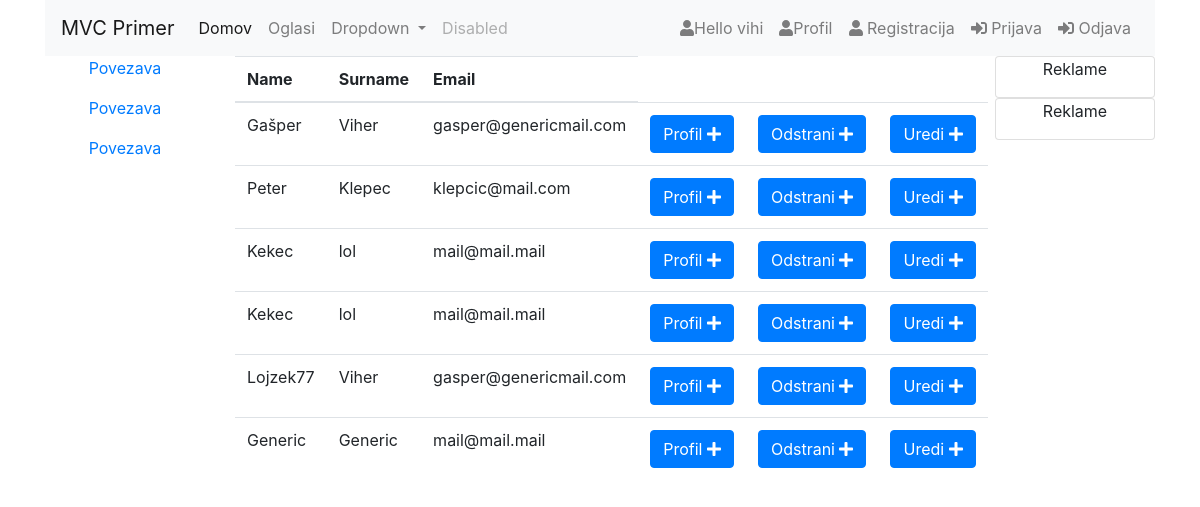
/mvc/index.php?controller=uporabniki&action=prikazivse (signed in), run on the app's committed database.
### tables this page shows
CREATE TABLE `users` (
  `id` int(11) NOT NULL,
  `username` text NOT NULL,
  `password` text NOT NULL,
  `name` text NOT NULL,
  `surname` text NOT NULL,
  `email` text NOT NULL,
  `address` text DEFAULT NULL,
  `zip` int(11) DEFAULT NULL,
  `phone` int(11) DEFAULT NULL,
  `gender` text DEFAULT NULL,
  `age` int(11) DEFAULT NULL,
  `admin` int(11) DEFAULT NULL
);

### mvc/index.php (called while the page is built, shortened)
<?php
if (isset($_GET['controller']) && isset($_GET['action'])) {
	$controller = $_GET['controller'];
	$action     = $_GET['action'];
} else {
	$controller = 'strani';
	$action     = 'domov';
}
require_once('views/layout.php');
?>

### mvc/models/uporabniki.php (called while the page is built, shortened)
<?php
    class Uporabnik{
        public function __construct($id, $username, $password, $name, $surname, $email, $address, $zip, $phone, $gender, $age, $admin){
            $this->id = $id;
            $this->name = $name;
            $this->surname = $surname;
            $this->email = $email;
            $this->admin = $admin;
        }
     public static function vsi() {
        $list = [];
        $db = Db::getInstance();
        $result = mysqli_query($db,'SELECT * FROM users');
        while($row = mysqli_fetch_assoc($result)){
        $list[] = new Uporabnik($row['id'], $row['username'], " " ,$row['name'], $row['surname'], $row['email'], $row['address'], $row['zip'], $row['phone'], $row['gender'], $row['age'], $row['admin']);
    }
        return $list;
     }
     public static function najdiEnega($id){
        $id = intval($id);
        $db = Db::getInstance();
        $result = mysqli_query($db,"SELECT * FROM users where id=$id");
        $row = mysqli_fetch_assoc($result);
        return new Uporabnik($row['id'], $row['username'], " " ,$row['name'], $row['surname'], $row['email'], $row['address'], $row['zip'], $row['phone'], $row['gender'], $row['age'], $row['admin']);
     }
    }
?>

### mvc/views/uporabniki/prikazi.php (the view)
<div class="table-dark-responsive">
<table class="table">
  <thead>
    <tr>
      <th scope="col">Name</th>
      <th scope="col">Surname</th>
      <th scope="col">Email</th>
    </tr>
  </thead>
  <tbody>
  <?php foreach($uporabniki as $uporabnik) { ?>
    <tr>
      <td><?php echo $uporabnik->name ?></td>
      <td><?php echo $uporabnik->surname ?></td>
      <td><?php echo $uporabnik->email ?></td>
      <td><a href="?controller=uporabniki&action=profil&id=<?php echo $uporabnik->id ?>" class="btn btn-primary">Profil <i class="fas fa-plus"></i></a></td>
      <td><a href="?controller=uporabnikii&action=odstrani&id=<?php echo $uporabnik->id ?>" class="btn btn-primary">Odstrani <i class="fas fa-plus"></i></a></td>
      <td><a href="?controller=uporabniki&action=uredi&id=<?php echo $uporabnik->id ?>" class="btn btn-primary">Uredi <i class="fas fa-plus"></i></a></td>
    </tr>
  <?php } ?>
  </tbody>
</table>
</div>

### mvc/views/layout.php (shortened to what this page needs)
<DOCTYPE html>
  <html>
  <head>
    <link rel="stylesheet" href="https://stackpath.bootstrapcdn.com/bootstrap/4.1.0/css/bootstrap.min.css">
    <body>
      <div class="container text-center">
        <nav class="navbar navbar-expand-lg navbar-light bg-light">
          <a class="navbar-brand" href="#">MVC Primer</a>
          <div class="collapse navbar-collapse" id="navbarSupportedContent">
            <ul class="navbar-nav mr-auto">
              <li class="nav-item <?php if($controller!='oglasi') echo("active");?>">
                <a class="nav-link" href="index.php">Domov </a>
              </li>
              <li class="nav-item <?php if($controller=='oglasi') echo("active");?>">
                <a class="nav-link" href="?controller=oglasi&action=index">Oglasi</a>
              </li>
              <li class="nav-item dropdown">
                <a class="nav-link dropdown-toggle" href="#" id="navbarDropdown" role="button" data-toggle="dropdown" aria-haspopup="true" aria-expanded="false">
                  Dropdown
                </a>
              </li>
              <li class="nav-item">
                <a class="nav-link disabled" href="#">Disabled</a>
              </li>
            </ul>
            <ul class="navbar-nav ml-auto">
              <?php if(isset($_SESSION['USER_ID'])){
                  ?>
                    <li class="nav-item"><a  class="nav-link" href="?controller=uporabniki&action=profil&id=<?php echo $_SESSION["USER_ID"] ?>"><i class="fas fa-user"></i><?php echo "Hello " . $_SESSION["USER_NAME"]; ?></a></li>
                    <li class="nav-item"><a  class="nav-link" href="?controller=uporabniki&action=prikazivse"><i class="fas fa-user"></i>Profil</a></li>
                  <?php
              } ?>
              <li class="nav-item"><a  class="nav-link" href="?controller=uporabniki&action=dodaj"><i class="fas fa-user"></i> Registracija</a></li>
              <li class="nav-item"><a  class="nav-link" href="?controller=uporabniki&action=loginform"><i class="fas fa-sign-in-alt"></i> Prijava</a></li>
              <?php if(isset($_SESSION['USER_ID'])){
                  ?>
              <li class="nav-item"><a  class="nav-link" href="?controller=uporabniki&action=logout"><i class="fas fa-sign-in-alt"></i> Odjava</a></li>
              <?php
              } ?>
            </ul>
          </div>
        </nav>
        <div class="row content">
          <div class="col-sm">
            <p><a href="#">Povezava</a></p>
            <p><a href="#">Povezava</a></p>
            <p><a href="#">Povezava</a></p>
          </div>
          <div class="col-sm-8 text-left">
            <?php require_once('routes.php'); ?>
          </div>
          <div class="col-sm">
            <div class="card">
              <p>Reklame</p>
            </div>
            <div class="card">
              <p>Reklame</p>
            </div>
          </div>
        </div>
      </div>
      <body>
        </html>

### mvc/routes.php (shortened to what this page needs)
<?php
function call($controller, $action) {
  $controller=new $o;
  $controller->{ $action }();
}
$controllers = array('strani' => ['domov', 'napaka'],
 'oglasi' => ['index', 'prikazi','dodaj','shrani'],
 'uporabniki' => ['dodaj', 'registriraj', 'shrani', 'index', 'uredi', 'profil', 'odstrani', 'shraniurejen', 'login', 'loginform', 'logout', 'profil', 'prikazivse']);
if (array_key_exists($controller, $controllers)) {
  if (in_array($action, $controllers[$controller])) {
    call($controller, $action);
  }
  else {
    call('strani', 'napaka');
  }
} else {
  call('strani', 'napaka');
}
?>

### mvc/controllers/uporabniki_controller.php (shortened to what this page needs)
<?php
include_once("models/uporabniki.php");
class uporabniki_controller{
    public function prikazivse(){
        if(isset($_SESSION["USER_ID"])){
        $uporabnik = Uporabnik::najdiEnega($_SESSION["USER_ID"]);
        if($uporabnik->admin == 1){
            $uporabniki = Uporabnik::vsi();
            require_once("views/uporabniki/prikazi.php");
        }else{
            $list[] = Uporabnik::najdiEnega($uporabnik->id);
            $uporabniki = $list;
            require_once("views/uporabniki/prikazi.php");
        }
        }
    }
}
?>

### data on the page
users: name "Gašper", surname "Viher", email "gasper@genericmail.com"
users: name "Peter", surname "Klepec", email "klepcic@mail.com"
users: name "Kekec", surname "lol", email "mail@mail.mail"
users: name "Kekec", surname "lol", email "mail@mail.mail"
users: name "Lojzek77", surname "Viher", email "gasper@genericmail.com"
users: name "Generic", surname "Generic", email "mail@mail.mail"

### other printed values
$_SESSION["USER_NAME"] "vihi"
